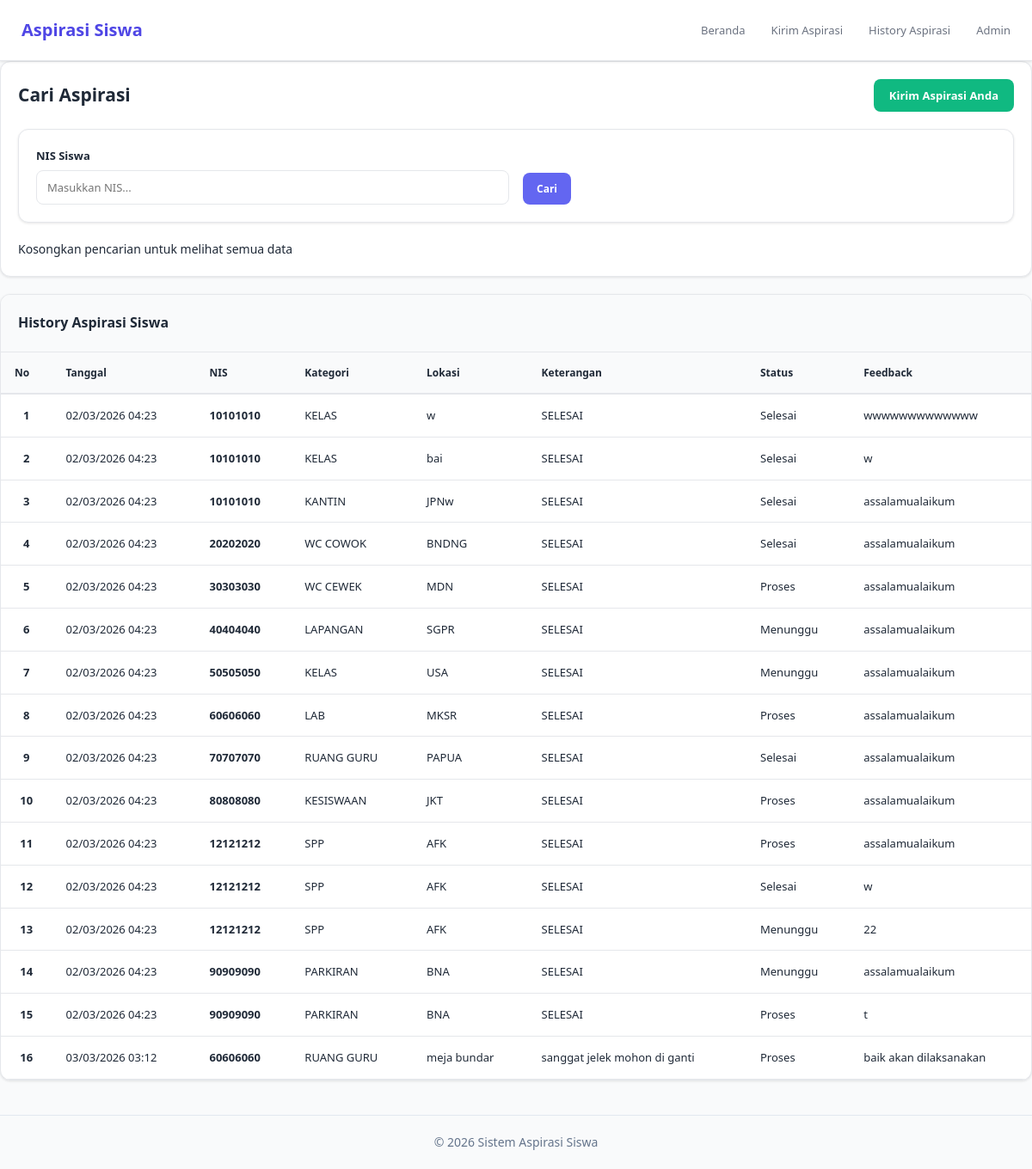
/history.php, run on an earlier commit of the app's database.
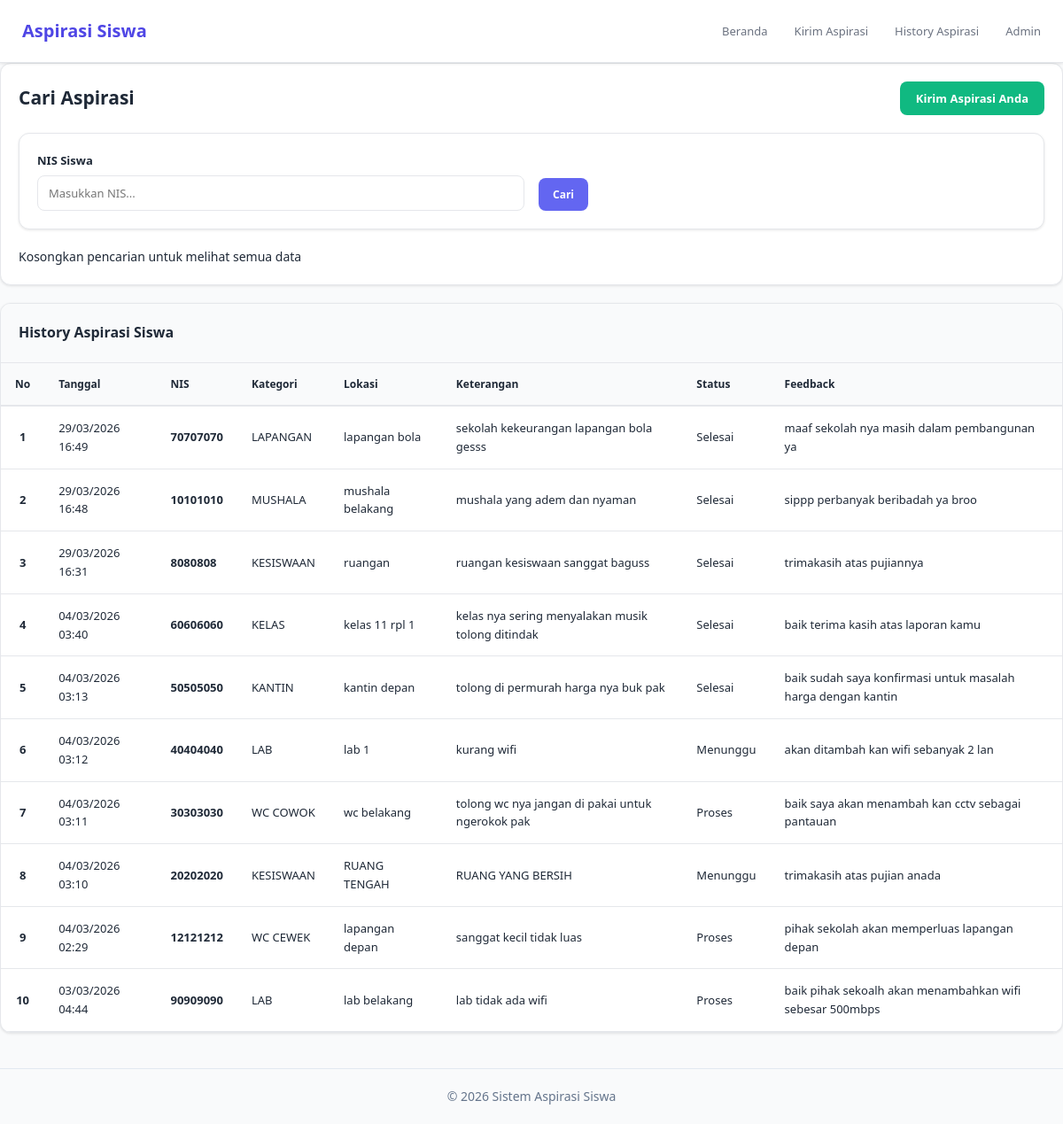
And on a later commit of the database.
### tables this page shows
CREATE TABLE `input_aspirasi` (
  `id_pelaporan` int(11) NOT NULL,
  `nis` int(10) NOT NULL,
  `id_kategori` int(5) NOT NULL,
  `lokasi` varchar(50) NOT NULL,
  `ket` varchar(50) NOT NULL,
  `created_at` timestamp NOT NULL DEFAULT current_timestamp()
);

CREATE TABLE `kategori` (
  `id_kategori` int(5) NOT NULL,
  `ket_kategori` varchar(30) NOT NULL
);

CREATE TABLE `aspirasi` (
  `id_aspirasi` int(11) NOT NULL,
  `status` enum('Menunggu','Proses','Selesai') NOT NULL DEFAULT 'Menunggu',
  `id_pelaporan` int(11) NOT NULL,
  `feedback` text NOT NULL
);

### history.php (the view, shortened to what this page needs)
<?php
include 'db.php';
$search_nis    = "";
$sql = "
SELECT
    ia.id_pelaporan,
    ia.nis,
    s.kelas,
    ia.lokasi,
    ia.created_at,
    ia.ket,
    k.ket_kategori,
    a.status,
    a.feedback
FROM input_aspirasi ia
LEFT JOIN kategori k ON ia.id_kategori = k.id_kategori
LEFT JOIN aspirasi a ON ia.id_pelaporan = a.id_pelaporan
LEFT JOIN siswa s ON ia.nis = s.nis
WHERE 1=1
";
$sql .= " ORDER BY ia.id_pelaporan DESC";
$query = mysqli_query($conn,$sql);
?>
<!DOCTYPE html>
<html lang="id">
<head>
<link rel="stylesheet" href="style.css">
</head>
<body>
    <nav class="navbar">
        <div class="navbar-container">
            <a href="index.php" class="navbar-brand">
                Aspirasi Siswa
            </a>
            <ul class="navbar-menu">
                <li><a href="index.php">Beranda</a></li>
                <li><a href="tambah-aspirasi.php">Kirim Aspirasi</a></li>
                <li><a href="history.php">History Aspirasi</a></li>
                <li><a href="login.php">Admin</a></li>
            </ul>
        </div>
    </nav>
    <div class="search-box">
        <div style="display: flex; justify-content: space-between; align-items: center; margin-bottom: 20px;">
            <h2>Cari Aspirasi</h2>
            <button type="button" class="btn btn-success" onclick="location.href='tambah-aspirasi.php'">
                Kirim Aspirasi Anda
            </button>
        </div>
        <form method="POST" class="filter-form">
            <label>
                NIS Siswa
                <input type="text" name="nis" placeholder="Masukkan NIS..." value="<?= $search_nis ?>">
            </label>
            <div class="filter-actions">
                <button type="submit" name="search" class="btn">
                    Cari
                </button>
            </div>
        </form>
        <div class="search-info">
           </i> Kosongkan pencarian untuk melihat semua data
        </div>
    </div>
    <div class="table-container">
        <div class="table-header">
            <h2>History Aspirasi Siswa</h2>
        </div>
        <table>
            <thead>
                <tr>
                    <th>No</th>
                    <th>Tanggal</th>
                    <th>NIS</th>
                    <th>Kategori</th>
                    <th>Lokasi</th>
                    <th>Keterangan</th>
                    <th>Status</th>
                    <th>Feedback</th>
                </tr>
            </thead>
            <tbody>
<?php
$no = 1;
if(mysqli_num_rows($query) > 0){
    while($row = mysqli_fetch_assoc($query)){
?>
<tr>
    <td style="text-align: center; font-weight: 600;"><?= $no++ ?></td>
    <td>
        <?= date('d/m/Y H:i', strtotime($row['created_at'])) ?>
    </td>
    <td style="font-weight: 600;">
        <?= $row['nis'] ?>
    </td>
    <td><?= $row['ket_kategori'] ?></td>
    <td><?= $row['lokasi'] ?></td>
    <td><?= $row['ket'] ?></td>
    <td><?= $row['status'] ?></td>
    <td><?= $row['feedback'] ?></td>
</tr>
<?php
    }
} ?>
            </tbody>
        </table>
    </div>
    <footer style="text-align: center; padding: 20px; color: #64748b; font-size: 14px; margin-top: 40px; border-top: 1px solid #e2e8f0;">
        <p>&copy; 2026 Sistem Aspirasi Siswa</p>
    </footer>
</body>
</html>

What changed in the data, as far as the page shows it:
removed input_aspirasi: created_at "02/03/2026 04:23", nis "10101010", id_kategori.ket_kategori "KELAS", lokasi "w", ket "SELESAI", aspirasi.status "Selesai", aspirasi.feedback "wwwwwwwwwwwww"
removed input_aspirasi: created_at "02/03/2026 04:23", nis "10101010", id_kategori.ket_kategori "KELAS", lokasi "bai", ket "SELESAI", aspirasi.status "Selesai", aspirasi.feedback "w"
removed input_aspirasi: created_at "02/03/2026 04:23", nis "10101010", id_kategori.ket_kategori "KANTIN", lokasi "JPNw", ket "SELESAI", aspirasi.status "Selesai", aspirasi.feedback "assalamualaikum"
removed input_aspirasi: created_at "02/03/2026 04:23", nis "20202020", id_kategori.ket_kategori "WC COWOK", lokasi "BNDNG", ket "SELESAI", aspirasi.status "Selesai", aspirasi.feedback "assalamualaikum"
removed input_aspirasi: created_at "02/03/2026 04:23", nis "30303030", id_kategori.ket_kategori "WC CEWEK", lokasi "MDN", ket "SELESAI", aspirasi.status "Proses", aspirasi.feedback "assalamualaikum"
removed input_aspirasi: created_at "02/03/2026 04:23", nis "40404040", id_kategori.ket_kategori "LAPANGAN", lokasi "SGPR", ket "SELESAI", aspirasi.status "Menunggu", aspirasi.feedback "assalamualaikum"
removed input_aspirasi: created_at "02/03/2026 04:23", nis "50505050", id_kategori.ket_kategori "KELAS", lokasi "USA", ket "SELESAI", aspirasi.status "Menunggu", aspirasi.feedback "assalamualaikum"
removed input_aspirasi: created_at "02/03/2026 04:23", nis "60606060", id_kategori.ket_kategori "LAB", lokasi "MKSR", ket "SELESAI", aspirasi.status "Proses", aspirasi.feedback "assalamualaikum"
removed input_aspirasi: created_at "02/03/2026 04:23", nis "70707070", id_kategori.ket_kategori "RUANG GURU", lokasi "PAPUA", ket "SELESAI", aspirasi.status "Selesai", aspirasi.feedback "assalamualaikum"
removed input_aspirasi: created_at "02/03/2026 04:23", nis "80808080", id_kategori.ket_kategori "KESISWAAN", lokasi "JKT", ket "SELESAI", aspirasi.status "Proses", aspirasi.feedback "assalamualaikum"
removed input_aspirasi: created_at "02/03/2026 04:23", nis "12121212", id_kategori.ket_kategori "SPP", lokasi "AFK", ket "SELESAI", aspirasi.status "Proses", aspirasi.feedback "assalamualaikum", aspirasi.status "Selesai", aspirasi.feedback "w", aspirasi.status "Menunggu", aspirasi.feedback "22"
removed input_aspirasi: created_at "02/03/2026 04:23", nis "90909090", id_kategori.ket_kategori "PARKIRAN", lokasi "BNA", ket "SELESAI", aspirasi.status "Menunggu", aspirasi.feedback "assalamualaikum", aspirasi.status "Proses", aspirasi.feedback "t"
removed input_aspirasi: created_at "03/03/2026 03:12", nis "60606060", id_kategori.ket_kategori "RUANG GURU", lokasi "meja bundar", ket "sanggat jelek mohon di ganti", aspirasi.status "Proses", aspirasi.feedback "baik akan dilaksanakan"
added input_aspirasi: created_at "29/03/2026 16:49", nis "70707070", id_kategori.ket_kategori "LAPANGAN", lokasi "lapangan bola", ket "sekolah kekeurangan lapangan bola gesss", aspirasi.status "Selesai", aspirasi.feedback "maaf sekolah nya masih dalam pembangunan ya"
added input_aspirasi: created_at "29/03/2026 16:48", nis "10101010", id_kategori.ket_kategori "MUSHALA", lokasi "mushala belakang", ket "mushala yang adem dan nyaman", aspirasi.status "Selesai", aspirasi.feedback "sippp perbanyak beribadah ya broo"
added input_aspirasi: created_at "29/03/2026 16:31", nis "8080808", id_kategori.ket_kategori "KESISWAAN", lokasi "ruangan", ket "ruangan kesiswaan sanggat baguss", aspirasi.status "Selesai", aspirasi.feedback "trimakasih atas pujiannya"
added input_aspirasi: created_at "04/03/2026 03:40", nis "60606060", id_kategori.ket_kategori "KELAS", lokasi "kelas 11 rpl 1", ket "kelas nya sering menyalakan musik tolong ditindak", aspirasi.status "Selesai", aspirasi.feedback "baik terima kasih atas laporan kamu"
added input_aspirasi: created_at "04/03/2026 03:13", nis "50505050", id_kategori.ket_kategori "KANTIN", lokasi "kantin depan", ket "tolong di permurah harga nya buk pak", aspirasi.status "Selesai", aspirasi.feedback "baik sudah saya konfirmasi untuk masalah harga dengan kantin"
added input_aspirasi: created_at "04/03/2026 03:12", nis "40404040", id_kategori.ket_kategori "LAB", lokasi "lab 1", ket "kurang wifi", aspirasi.status "Menunggu", aspirasi.feedback "akan ditambah kan wifi sebanyak 2 lan"
added input_aspirasi: created_at "04/03/2026 03:11", nis "30303030", id_kategori.ket_kategori "WC COWOK", lokasi "wc belakang", ket "tolong wc nya jangan di pakai untuk ngerokok pak", aspirasi.status "Proses", aspirasi.feedback "baik saya akan menambah kan cctv sebagai pantauan"
added input_aspirasi: created_at "04/03/2026 03:10", nis "20202020", id_kategori.ket_kategori "KESISWAAN", lokasi "RUANG TENGAH", ket "RUANG YANG BERSIH", aspirasi.status "Menunggu", aspirasi.feedback "trimakasih atas pujian anada"
added input_aspirasi: created_at "04/03/2026 02:29", nis "12121212", id_kategori.ket_kategori "WC CEWEK", lokasi "lapangan depan", ket "sanggat kecil tidak luas", aspirasi.status "Proses", aspirasi.feedback "pihak sekolah akan memperluas lapangan depan"
added input_aspirasi: created_at "03/03/2026 04:44", nis "90909090", id_kategori.ket_kategori "LAB", lokasi "lab belakang", ket "lab tidak ada wifi", aspirasi.status "Proses", aspirasi.feedback "baik pihak sekoalh akan menambahkan wifi sebesar 500mbps"
